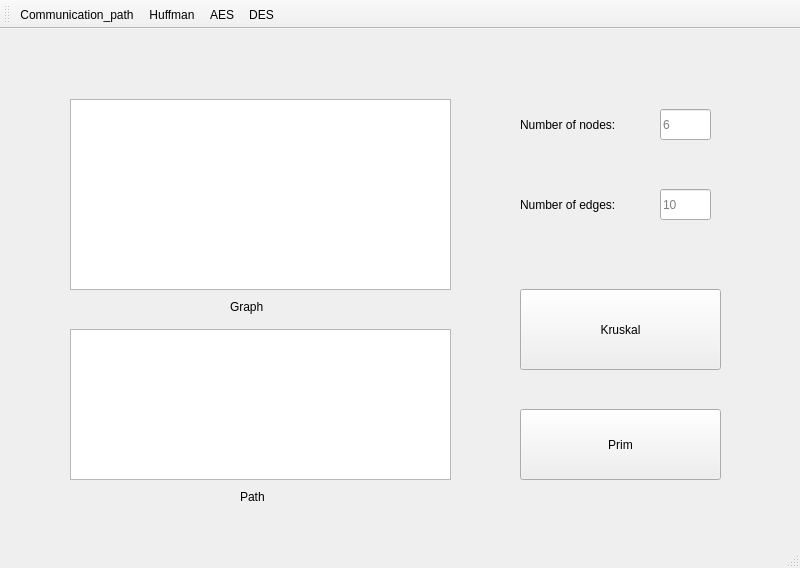
<?xml version="1.0" encoding="UTF-8"?>
<ui version="4.0">
 <class>MainWindow</class>
 <widget class="QMainWindow" name="MainWindow">
  <property name="geometry">
   <rect>
    <x>0</x>
    <y>0</y>
    <width>800</width>
    <height>568</height>
   </rect>
  </property>
  <property name="mouseTracking">
   <bool>false</bool>
  </property>
  <property name="windowTitle">
   <string>MainWindow</string>
  </property>
  <widget class="QWidget" name="centralwidget">
   <widget class="QStackedWidget" name="stackedWidget">
    <property name="geometry">
     <rect>
      <x>0</x>
      <y>0</y>
      <width>841</width>
      <height>521</height>
     </rect>
    </property>
    <property name="currentIndex">
     <number>0</number>
    </property>
    <widget class="QWidget" name="page">
     <property name="enabled">
      <bool>true</bool>
     </property>
     <widget class="QTextEdit" name="textEdit_6">
      <property name="geometry">
       <rect>
        <x>70</x>
        <y>70</y>
        <width>381</width>
        <height>191</height>
       </rect>
      </property>
      <property name="html">
       <string>&lt;!DOCTYPE HTML PUBLIC &quot;-//W3C//DTD HTML 4.0//EN&quot; &quot;http://www.w3.org/TR/REC-html40/strict.dtd&quot;&gt;
&lt;html&gt;&lt;head&gt;&lt;meta name=&quot;qrichtext&quot; content=&quot;1&quot; /&gt;&lt;style type=&quot;text/css&quot;&gt;
p, li { white-space: pre-wrap; }
&lt;/style&gt;&lt;/head&gt;&lt;body style=&quot; font-family:'SimSun'; font-size:9pt; font-weight:400; font-style:normal;&quot;&gt;
&lt;p style=&quot;-qt-paragraph-type:empty; margin-top:0px; margin-bottom:0px; margin-left:0px; margin-right:0px; -qt-block-indent:0; text-indent:0px; font-family:'SimSun';&quot;&gt;&lt;br /&gt;&lt;/p&gt;&lt;/body&gt;&lt;/html&gt;</string>
      </property>
      <property name="placeholderText">
       <string/>
      </property>
     </widget>
     <widget class="QLabel" name="label_6">
      <property name="geometry">
       <rect>
        <x>200</x>
        <y>220</y>
        <width>68</width>
        <height>15</height>
       </rect>
      </property>
      <property name="text">
       <string/>
      </property>
     </widget>
     <widget class="QPushButton" name="pushButton_13">
      <property name="geometry">
       <rect>
        <x>520</x>
        <y>260</y>
        <width>201</width>
        <height>81</height>
       </rect>
      </property>
      <property name="text">
       <string>Kruskal</string>
      </property>
     </widget>
     <widget class="QPushButton" name="pushButton_14">
      <property name="geometry">
       <rect>
        <x>520</x>
        <y>380</y>
        <width>201</width>
        <height>71</height>
       </rect>
      </property>
      <property name="text">
       <string>Prim</string>
      </property>
     </widget>
     <widget class="QLabel" name="label_7">
      <property name="geometry">
       <rect>
        <x>240</x>
        <y>460</y>
        <width>68</width>
        <height>15</height>
       </rect>
      </property>
      <property name="text">
       <string>Path</string>
      </property>
     </widget>
     <widget class="QTextEdit" name="textEdit_8">
      <property name="geometry">
       <rect>
        <x>70</x>
        <y>300</y>
        <width>381</width>
        <height>151</height>
       </rect>
      </property>
      <property name="html">
       <string>&lt;!DOCTYPE HTML PUBLIC &quot;-//W3C//DTD HTML 4.0//EN&quot; &quot;http://www.w3.org/TR/REC-html40/strict.dtd&quot;&gt;
&lt;html&gt;&lt;head&gt;&lt;meta name=&quot;qrichtext&quot; content=&quot;1&quot; /&gt;&lt;style type=&quot;text/css&quot;&gt;
p, li { white-space: pre-wrap; }
&lt;/style&gt;&lt;/head&gt;&lt;body style=&quot; font-family:'SimSun'; font-size:9pt; font-weight:400; font-style:normal;&quot;&gt;
&lt;p style=&quot;-qt-paragraph-type:empty; margin-top:0px; margin-bottom:0px; margin-left:0px; margin-right:0px; -qt-block-indent:0; text-indent:0px; font-family:'SimSun';&quot;&gt;&lt;br /&gt;&lt;/p&gt;&lt;/body&gt;&lt;/html&gt;</string>
      </property>
     </widget>
     <widget class="QLabel" name="label_22">
      <property name="geometry">
       <rect>
        <x>230</x>
        <y>270</y>
        <width>71</width>
        <height>16</height>
       </rect>
      </property>
      <property name="text">
       <string>Graph</string>
      </property>
     </widget>
     <widget class="QLineEdit" name="lineEdit">
      <property name="geometry">
       <rect>
        <x>660</x>
        <y>80</y>
        <width>51</width>
        <height>31</height>
       </rect>
      </property>
      <property name="placeholderText">
       <string>6</string>
      </property>
     </widget>
     <widget class="QLabel" name="label_23">
      <property name="geometry">
       <rect>
        <x>520</x>
        <y>160</y>
        <width>121</width>
        <height>31</height>
       </rect>
      </property>
      <property name="text">
       <string>Number of edges: </string>
      </property>
     </widget>
     <widget class="QLabel" name="label_24">
      <property name="geometry">
       <rect>
        <x>520</x>
        <y>70</y>
        <width>121</width>
        <height>51</height>
       </rect>
      </property>
      <property name="text">
       <string>Number of nodes: </string>
      </property>
     </widget>
     <widget class="QLineEdit" name="lineEdit_2">
      <property name="geometry">
       <rect>
        <x>660</x>
        <y>160</y>
        <width>51</width>
        <height>31</height>
       </rect>
      </property>
      <property name="placeholderText">
       <string>10</string>
      </property>
     </widget>
    </widget>
    <widget class="QWidget" name="page_2">
     <widget class="QTextEdit" name="textEdit_7">
      <property name="geometry">
       <rect>
        <x>40</x>
        <y>70</y>
        <width>381</width>
        <height>111</height>
       </rect>
      </property>
      <property name="placeholderText">
       <string>I am from China</string>
      </property>
     </widget>
     <widget class="QLabel" name="label_5">
      <property name="geometry">
       <rect>
        <x>200</x>
        <y>190</y>
        <width>68</width>
        <height>15</height>
       </rect>
      </property>
      <property name="text">
       <string>String</string>
      </property>
     </widget>
     <widget class="QPushButton" name="pushButton_17">
      <property name="geometry">
       <rect>
        <x>520</x>
        <y>90</y>
        <width>171</width>
        <height>81</height>
       </rect>
      </property>
      <property name="text">
       <string>encode</string>
      </property>
     </widget>
     <widget class="QPushButton" name="pushButton_18">
      <property name="geometry">
       <rect>
        <x>520</x>
        <y>240</y>
        <width>171</width>
        <height>81</height>
       </rect>
      </property>
      <property name="text">
       <string>decode</string>
      </property>
     </widget>
     <widget class="QTextEdit" name="textEdit_9">
      <property name="geometry">
       <rect>
        <x>40</x>
        <y>310</y>
        <width>381</width>
        <height>91</height>
       </rect>
      </property>
      <property name="placeholderText">
       <string>010101</string>
      </property>
     </widget>
     <widget class="QLabel" name="label_8">
      <property name="geometry">
       <rect>
        <x>210</x>
        <y>420</y>
        <width>68</width>
        <height>15</height>
       </rect>
      </property>
      <property name="text">
       <string>Code</string>
      </property>
     </widget>
     <widget class="QPushButton" name="pushButton_29">
      <property name="geometry">
       <rect>
        <x>490</x>
        <y>410</y>
        <width>231</width>
        <height>41</height>
       </rect>
      </property>
      <property name="text">
       <string>Open the frequency file</string>
      </property>
     </widget>
     <widget class="QPushButton" name="pushButton">
      <property name="geometry">
       <rect>
        <x>520</x>
        <y>460</y>
        <width>181</width>
        <height>28</height>
       </rect>
      </property>
      <property name="text">
       <string>Show encoded files</string>
      </property>
     </widget>
    </widget>
    <widget class="QWidget" name="page_7">
     <widget class="QTextEdit" name="textEdit_18">
      <property name="geometry">
       <rect>
        <x>70</x>
        <y>60</y>
        <width>381</width>
        <height>111</height>
       </rect>
      </property>
      <property name="placeholderText">
       <string>abcdefgh</string>
      </property>
     </widget>
     <widget class="QLabel" name="label_15">
      <property name="geometry">
       <rect>
        <x>110</x>
        <y>180</y>
        <width>351</width>
        <height>16</height>
       </rect>
      </property>
      <property name="text">
       <string>Plaintext(Plain text needs to be 8 bytes)</string>
      </property>
     </widget>
     <widget class="QTextEdit" name="textEdit_19">
      <property name="geometry">
       <rect>
        <x>70</x>
        <y>240</y>
        <width>381</width>
        <height>51</height>
       </rect>
      </property>
      <property name="placeholderText">
       <string>abcdefgh</string>
      </property>
     </widget>
     <widget class="QTextEdit" name="textEdit_20">
      <property name="geometry">
       <rect>
        <x>70</x>
        <y>330</y>
        <width>381</width>
        <height>111</height>
       </rect>
      </property>
      <property name="placeholderText">
       <string>82182999414A23FB</string>
      </property>
     </widget>
     <widget class="QLabel" name="label_16">
      <property name="geometry">
       <rect>
        <x>140</x>
        <y>300</y>
        <width>241</width>
        <height>16</height>
       </rect>
      </property>
      <property name="text">
       <string>Keys(Key needs to be 8 bytes)</string>
      </property>
     </widget>
     <widget class="QLabel" name="label_17">
      <property name="geometry">
       <rect>
        <x>110</x>
        <y>450</y>
        <width>341</width>
        <height>16</height>
       </rect>
      </property>
      <property name="text">
       <string>Ciphertext(Cipher text in hexadecimal form)</string>
      </property>
     </widget>
     <widget class="QPushButton" name="pushButton_12">
      <property name="geometry">
       <rect>
        <x>550</x>
        <y>80</y>
        <width>161</width>
        <height>61</height>
       </rect>
      </property>
      <property name="text">
       <string>DES_encode</string>
      </property>
     </widget>
     <widget class="QPushButton" name="pushButton_9">
      <property name="geometry">
       <rect>
        <x>550</x>
        <y>230</y>
        <width>161</width>
        <height>61</height>
       </rect>
      </property>
      <property name="text">
       <string>DES_decode</string>
      </property>
     </widget>
    </widget>
    <widget class="QWidget" name="page_3">
     <widget class="QLabel" name="label_3">
      <property name="geometry">
       <rect>
        <x>110</x>
        <y>180</y>
        <width>351</width>
        <height>16</height>
       </rect>
      </property>
      <property name="text">
       <string>Plaintext(Plain text needs to be 16 bytes)</string>
      </property>
     </widget>
     <widget class="QPushButton" name="pushButton_10">
      <property name="geometry">
       <rect>
        <x>550</x>
        <y>230</y>
        <width>161</width>
        <height>61</height>
       </rect>
      </property>
      <property name="text">
       <string>AES_decode</string>
      </property>
     </widget>
     <widget class="QPushButton" name="pushButton_11">
      <property name="geometry">
       <rect>
        <x>550</x>
        <y>80</y>
        <width>161</width>
        <height>61</height>
       </rect>
      </property>
      <property name="text">
       <string>AES_encode</string>
      </property>
     </widget>
     <widget class="QTextEdit" name="textEdit_4">
      <property name="geometry">
       <rect>
        <x>70</x>
        <y>240</y>
        <width>381</width>
        <height>51</height>
       </rect>
      </property>
      <property name="placeholderText">
       <string>00 01 02 03 04 05 06 07 08 09 0a 0b 0c 0d 0e 0f</string>
      </property>
     </widget>
     <widget class="QTextEdit" name="textEdit_5">
      <property name="geometry">
       <rect>
        <x>70</x>
        <y>60</y>
        <width>381</width>
        <height>111</height>
       </rect>
      </property>
      <property name="placeholderText">
       <string>00 11 22 33 44 55 66 77 88 99 aa bb cc dd ee ff</string>
      </property>
     </widget>
     <widget class="QLabel" name="label_4">
      <property name="geometry">
       <rect>
        <x>160</x>
        <y>300</y>
        <width>231</width>
        <height>16</height>
       </rect>
      </property>
      <property name="text">
       <string>Keys(Key needs to be 8 bytes)</string>
      </property>
     </widget>
     <widget class="QTextEdit" name="textEdit_10">
      <property name="geometry">
       <rect>
        <x>70</x>
        <y>340</y>
        <width>381</width>
        <height>111</height>
       </rect>
      </property>
     </widget>
     <widget class="QLabel" name="label">
      <property name="geometry">
       <rect>
        <x>220</x>
        <y>460</y>
        <width>81</width>
        <height>16</height>
       </rect>
      </property>
      <property name="text">
       <string>Ciphertext</string>
      </property>
     </widget>
    </widget>
   </widget>
  </widget>
  <widget class="QStatusBar" name="statusbar"/>
  <widget class="QToolBar" name="toolBar">
   <property name="windowTitle">
    <string>toolBar</string>
   </property>
   <attribute name="toolBarArea">
    <enum>TopToolBarArea</enum>
   </attribute>
   <attribute name="toolBarBreak">
    <bool>false</bool>
   </attribute>
   <addaction name="actionThe_shortest_path"/>
   <addaction name="actionHuffman"/>
   <addaction name="actionCrypto"/>
   <addaction name="actionDES"/>
  </widget>
  <widget class="QMenuBar" name="menuBar">
   <property name="geometry">
    <rect>
     <x>0</x>
     <y>0</y>
     <width>800</width>
     <height>26</height>
    </rect>
   </property>
  </widget>
  <action name="actionCrypto">
   <property name="text">
    <string>AES</string>
   </property>
  </action>
  <action name="actionHuffman">
   <property name="text">
    <string>Huffman</string>
   </property>
  </action>
  <action name="actionThe_shortest_path">
   <property name="text">
    <string>Communication_path</string>
   </property>
  </action>
  <action name="actionDES">
   <property name="text">
    <string>DES</string>
   </property>
  </action>
 </widget>
 <resources/>
 <connections/>
</ui>
